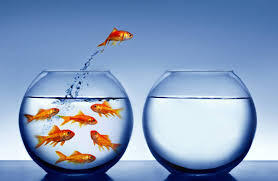
#> input picture image/riba.jpg, 278 x 181 px
$ python main.py
#> lines starting #> are read from the running program, lines starting #| are printed output that depends on the picture
from PIL import Image
from PIL import ImageFilter
with Image.open('riba.jpg') as original:
#> original is the input picture: PIL image 278x181 RGB; mean R, G, B 133.8, 156.5, 190.4
    original.show()
    print('Розмір зображення:', original.size)
#| Розмір зображення: (278, 181)
    print('Формат:', original.format)
#| Формат: JPEG
    print('Тип Файлу:', original.mode)
#| Тип Файлу: RGB
    original.show()

    pic_gray = original.convert('L')
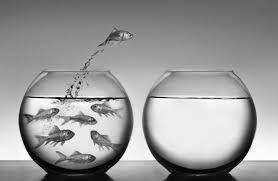
#> pic_gray: PIL image 278x181 L; min 0, max 255, mean 153.5
    pic_gray.save('gray1.jpg')
    print('Розмір зображення:', pic_gray.size)
#| Розмір зображення: (278, 181)
    print('Формат:', pic_gray.format)
#| Формат: None
    print('Тип Файлу:', pic_gray.mode)
#| Тип Файлу: L
    pic_gray.show()

    pic_blur=original.filter(ImageFilter.BLUR)
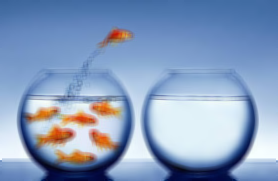
#> pic_blur: PIL image 278x181 RGB; mean R, G, B 133.8, 156.5, 190.3
    pic_blur.save('blur.jpg')
    pic_blur.show()

    pic_up=original.transpose(Image.ROTATE_90)
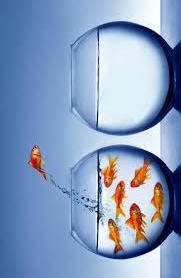
#> pic_up: PIL image 181x278 RGB; mean R, G, B 133.8, 156.5, 190.4
    pic_up.save('rotate.jpg')
    pic_up.show()
